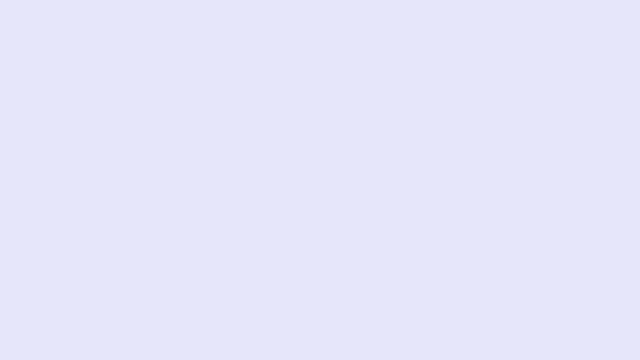
Frame 1 (no input)
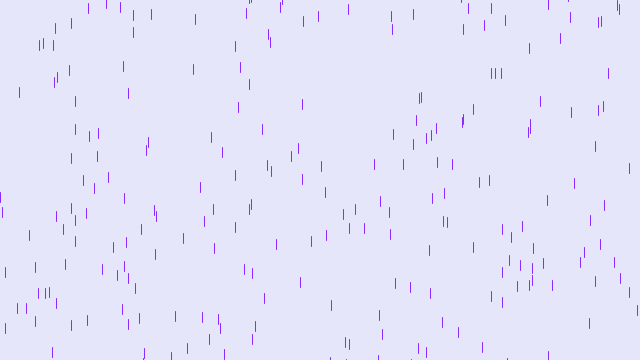
Frame 60 (the mouse pressed at the canvas centre just before this capture)
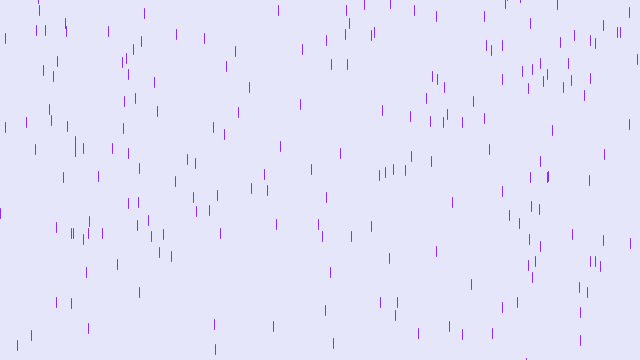
Frame 120 (the mouse held since frame 60 and released just before this capture)

The Processing sketch that drew these frames (run headless with seeded random() and noise(); from frame 60 on, the mouse is pressed at the canvas centre):

// Processing sketch: purpleRain_02
// ── purpleRain_02.pde
Drop[] drops = new Drop[400];

void setup() {
  size(640, 360);
  for (int i = 0; i < drops.length; i++) {
    drops[i] = new Drop();
  }
}

void draw() {
  background(230, 230, 250);
  for (int i = 0; i < drops.length; i++) {
    drops[i].fall();
    drops[i].show();
  }
}

// ── Drop.pde
class Drop {
  float x = random(width);
  float y = random(-700, -50);
  float yspeed = random(4, 10);
  float len = random(10, 20);
  
  void fall() {
    y = y + yspeed;
    yspeed = yspeed + 0.05;
    
    if (y > height) {
      y = random(-500, -100);
      yspeed = random(4, 10);
    }
  }
  
  void show() {
    stroke(138, 43, 266);
    line(x,y,x,y+10);
  }
}
